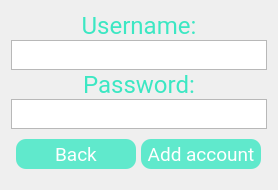
          <widget class="QWidget" name="pagina_AdaugareContNou">
           <layout class="QVBoxLayout" name="verticalLayout_6">
            <item>
             <widget class="QFrame" name="frame">
              <property name="frameShape">
               <enum>QFrame::NoFrame</enum>
              </property>
              <property name="frameShadow">
               <enum>QFrame::Raised</enum>
              </property>
              <layout class="QVBoxLayout" name="verticalLayout_7">
               <property name="spacing">
                <number>0</number>
               </property>
               <property name="leftMargin">
                <number>0</number>
               </property>
               <property name="topMargin">
                <number>0</number>
               </property>
               <property name="rightMargin">
                <number>0</number>
               </property>
               <property name="bottomMargin">
                <number>0</number>
               </property>
               <item>
                <widget class="QFrame" name="frame_2">
                 <property name="maximumSize">
                  <size>
                   <width>16777215</width>
                   <height>120</height>
                  </size>
                 </property>
                 <property name="frameShape">
                  <enum>QFrame::NoFrame</enum>
                 </property>
                 <property name="frameShadow">
                  <enum>QFrame::Raised</enum>
                 </property>
                 <layout class="QVBoxLayout" name="verticalLayout_2">
                  <property name="spacing">
                   <number>0</number>
                  </property>
                  <property name="leftMargin">
                   <number>0</number>
                  </property>
                  <property name="topMargin">
                   <number>0</number>
                  </property>
                  <property name="rightMargin">
                   <number>0</number>
                  </property>
                  <property name="bottomMargin">
                   <number>0</number>
                  </property>
                  <item>
                   <widget class="QLabel" name="label">
                    <property name="font">
                     <font>
                      <family>Roboto</family>
                      <pointsize>18</pointsize>
                     </font>
                    </property>
                    <property name="styleSheet">
                     <string notr="true">color: rgb(60, 231, 195);
</string>
                    </property>
                    <property name="text">
                     <string>Username:</string>
                    </property>
                    <property name="alignment">
                     <set>Qt::AlignCenter</set>
                    </property>
                   </widget>
                  </item>
                  <item>
                   <widget class="QFrame" name="frame_3">
                    <property name="frameShape">
                     <enum>QFrame::NoFrame</enum>
                    </property>
                    <property name="frameShadow">
                     <enum>QFrame::Raised</enum>
                    </property>
                    <layout class="QHBoxLayout" name="horizontalLayout_2">
                     <property name="spacing">
                      <number>0</number>
                     </property>
                     <property name="leftMargin">
                      <number>0</number>
                     </property>
                     <property name="topMargin">
                      <number>0</number>
                     </property>
                     <property name="rightMargin">
                      <number>0</number>
                     </property>
                     <property name="bottomMargin">
                      <number>0</number>
                     </property>
                     <item>
                      <widget class="QTextEdit" name="username">
                       <property name="maximumSize">
                        <size>
                         <width>300</width>
                         <height>30</height>
                        </size>
                       </property>
                       <property name="font">
                        <font>
                         <family>Roboto</family>
                         <pointsize>12</pointsize>
                         <weight>75</weight>
                         <bold>true</bold>
                        </font>
                       </property>
                       <property name="layoutDirection">
                        <enum>Qt::LeftToRight</enum>
                       </property>
                       <property name="styleSheet">
                        <string notr="true"/>
                       </property>
                      </widget>
                     </item>
                    </layout>
                   </widget>
                  </item>
                 </layout>
                </widget>
               </item>
               <item>
                <widget class="QFrame" name="frame_8">
                 <property name="maximumSize">
                  <size>
                   <width>16777215</width>
                   <height>120</height>
                  </size>
                 </property>
                 <property name="frameShape">
                  <enum>QFrame::NoFrame</enum>
                 </property>
                 <property name="frameShadow">
                  <enum>QFrame::Raised</enum>
                 </property>
                 <layout class="QVBoxLayout" name="verticalLayout_5">
                  <property name="spacing">
                   <number>0</number>
                  </property>
                  <property name="leftMargin">
                   <number>0</number>
                  </property>
                  <property name="topMargin">
                   <number>0</number>
                  </property>
                  <property name="rightMargin">
                   <number>0</number>
                  </property>
                  <property name="bottomMargin">
                   <number>0</number>
                  </property>
                  <item>
                   <widget class="QLabel" name="label_2">
                    <property name="font">
                     <font>
                      <family>Roboto</family>
                      <pointsize>18</pointsize>
                     </font>
                    </property>
                    <property name="styleSheet">
                     <string notr="true">color: rgb(60, 231, 195);
</string>
                    </property>
                    <property name="text">
                     <string>Password:</string>
                    </property>
                    <property name="alignment">
                     <set>Qt::AlignCenter</set>
                    </property>
                   </widget>
                  </item>
                  <item>
                   <widget class="QFrame" name="frame_9">
                    <property name="frameShape">
                     <enum>QFrame::NoFrame</enum>
                    </property>
                    <property name="frameShadow">
                     <enum>QFrame::Raised</enum>
                    </property>
                    <layout class="QHBoxLayout" name="horizontalLayout_7">
                     <property name="spacing">
                      <number>0</number>
                     </property>
                     <property name="leftMargin">
                      <number>0</number>
                     </property>
                     <property name="topMargin">
                      <number>0</number>
                     </property>
                     <property name="rightMargin">
                      <number>0</number>
                     </property>
                     <property name="bottomMargin">
                      <number>0</number>
                     </property>
                     <item>
                      <widget class="QTextEdit" name="password">
                       <property name="maximumSize">
                        <size>
                         <width>300</width>
                         <height>30</height>
                        </size>
                       </property>
                       <property name="font">
                        <font>
                         <family>Roboto</family>
                         <pointsize>12</pointsize>
                         <weight>75</weight>
                         <bold>true</bold>
                        </font>
                       </property>
                       <property name="layoutDirection">
                        <enum>Qt::LeftToRight</enum>
                       </property>
                       <property name="styleSheet">
                        <string notr="true"/>
                       </property>
                      </widget>
                     </item>
                    </layout>
                   </widget>
                  </item>
                 </layout>
                </widget>
               </item>
               <item>
                <widget class="QFrame" name="frame_4">
                 <property name="minimumSize">
                  <size>
                   <width>0</width>
                   <height>50</height>
                  </size>
                 </property>
                 <property name="maximumSize">
                  <size>
                   <width>16777215</width>
                   <height>50</height>
                  </size>
                 </property>
                 <property name="frameShape">
                  <enum>QFrame::NoFrame</enum>
                 </property>
                 <property name="frameShadow">
                  <enum>QFrame::Raised</enum>
                 </property>
                 <layout class="QHBoxLayout" name="horizontalLayout_3">
                  <property name="spacing">
                   <number>0</number>
                  </property>
                  <property name="leftMargin">
                   <number>0</number>
                  </property>
                  <property name="topMargin">
                   <number>0</number>
                  </property>
                  <property name="rightMargin">
                   <number>0</number>
                  </property>
                  <property name="bottomMargin">
                   <number>0</number>
                  </property>
                  <item>
                   <widget class="QPushButton" name="button_backFromAddAccount">
                    <property name="minimumSize">
                     <size>
                      <width>120</width>
                      <height>30</height>
                     </size>
                    </property>
                    <property name="maximumSize">
                     <size>
                      <width>120</width>
                      <height>30</height>
                     </size>
                    </property>
                    <property name="font">
                     <font>
                      <family>Roboto</family>
                      <pointsize>14</pointsize>
                     </font>
                    </property>
                    <property name="cursor">
                     <cursorShape>PointingHandCursor</cursorShape>
                    </property>
                    <property name="styleSheet">
                     <string notr="true">background-color:rgba(60, 231, 195,0.8); color:#FFF;
border-radius:10px;</string>
                    </property>
                    <property name="text">
                     <string>Back</string>
                    </property>
                   </widget>
                  </item>
                  <item>
                   <widget class="QPushButton" name="button_addAccount">
                    <property name="minimumSize">
                     <size>
                      <width>120</width>
                      <height>30</height>
                     </size>
                    </property>
                    <property name="maximumSize">
                     <size>
                      <width>120</width>
                      <height>30</height>
                     </size>
                    </property>
                    <property name="font">
                     <font>
                      <family>Roboto</family>
                      <pointsize>14</pointsize>
                     </font>
                    </property>
                    <property name="cursor">
                     <cursorShape>PointingHandCursor</cursorShape>
                    </property>
                    <property name="styleSheet">
                     <string notr="true">background-color:rgba(60, 231, 195,0.8); color:#FFF;
border-radius:10px;</string>
                    </property>
                    <property name="text">
                     <string>Add account</string>
                    </property>
                   </widget>
                  </item>
                 </layout>
                </widget>
               </item>
              </layout>
             </widget>
            </item>
           </layout>
          </widget>
